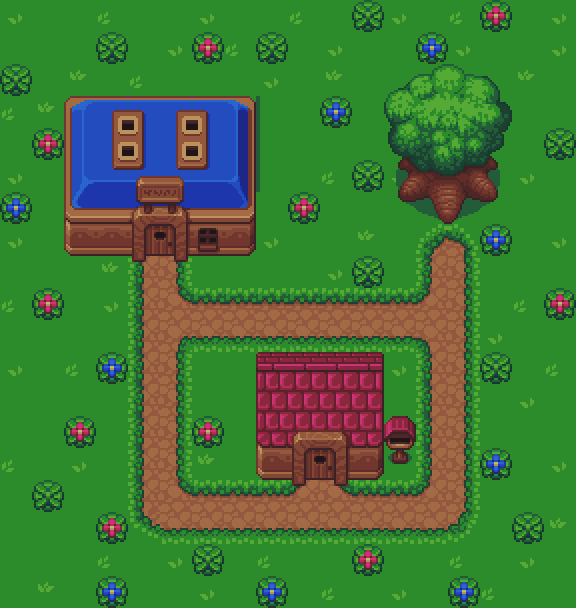

A level layout from a 2D game, rendered from its tile map. Below: a short description, then the map file with tile-grid data replaced by summaries:
An orthogonal 18x19 tile map with 32x32 px tiles, 3 tile layers (background, foreground, buildings), 1 hidden layer not drawn, 2 tilesets.

<map version="1.0" tiledversion="1.1.4" orientation="orthogonal" renderorder="right-down" width="18" height="19" tilewidth="32" tileheight="32" infinite="0" nextobjectid="2">
 <tileset firstgid="1" name="funstuff" tilewidth="32" tileheight="32" tilecount="350" columns="25">
  <image source="sprites/tiles (2).png" width="800" height="448" />
 </tileset>
 <tileset firstgid="351" name="triggers" tilewidth="32" tileheight="32" tilecount="12" columns="6">
  <image source="sprites/triggers.png" width="192" height="64" />
  <tile id="0">
   <properties>
    <property name="playerStart" value="down" />
   </properties>
  </tile>
 </tileset>
 <layer name="background" width="18" height="19">
  <data>[342 cells, 342 non-empty, 4 distinct tile ids]</data>
 </layer>
 <layer name="foreground" width="18" height="19">
  <data>[342 cells, 84 non-empty, 23 distinct tile ids]</data>
 </layer>
 <layer name="buildings" width="18" height="19">
  <data>[342 cells, 118 non-empty, 80 distinct tile ids]</data>
 </layer>
 <layer name="triggers" width="18" height="19" visible="0">
  <data>[342 cells, 138 non-empty, 8 distinct tile ids]</data>
 </layer>
</map>
